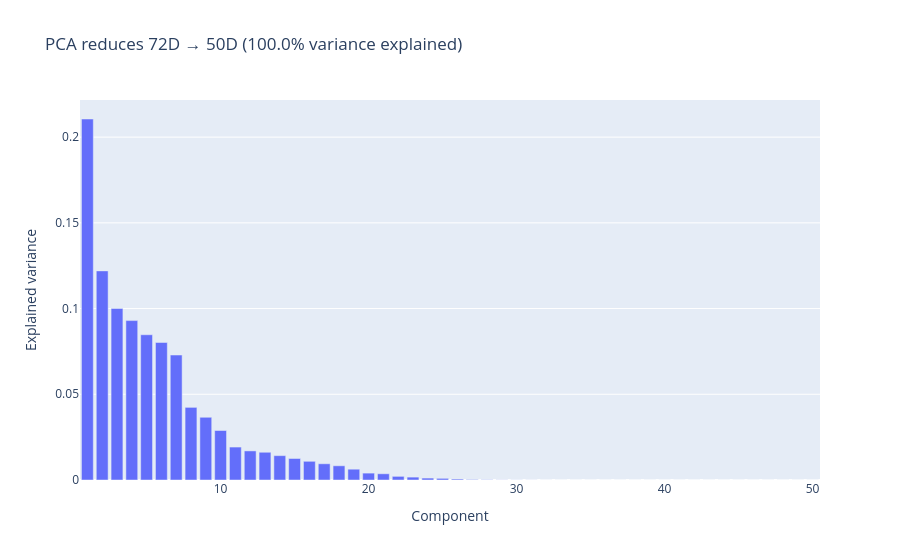

The notebook cell saved with this chart:
### Code cell
pca = kairo.compute_pca(std_features, num_components=50)
pca_plot = kairo.plot_pca_variances(pca)
pca_plot.show()
#pca

### Figure 1 — Plotly figure (JSON) as saved in the notebook; plotly's stock layout.template omitted (floating-point values rounded to 4 significant figures)
{"data": [{"hovertemplate": "Component=%{x}<br>Explained variance=%{y}<extra></extra>", "legendgroup": "", "marker": {"color": "#636efa", "pattern": {"shape": ""}}, "name": "", "orientation": "v", "showlegend": false, "textposition": "auto", "type": "bar", "x": [1, 2, 3, 4, 5, 6, 7, 8, 9, 10, 11, 12, 13, 14, 15, 16, 17, 18, 19, 20, 21, 22, 23, 24, 25, 26, 27, 28, 29, 30, 31, 32, 33, 34, 35, 36, 37, 38, 39, 40, 41, 42, 43, 44, 45, 46, 47, 48, 49, 50], "xaxis": "x", "y": [0.2106, 0.122, 0.1001, 0.09299, 0.08473, 0.08021, 0.0729, 0.04237, 0.03659, 0.02887, 0.01922, 0.01697, 0.01618, 0.0142, 0.01255, 0.01091, 0.009469, 0.008291, 0.006302, 0.004017, 0.00363, 0.002122, 0.001682, 0.00112, 0.0009568, 0.0005525, 0.0002482, 0.0001325, 6.142e-05, 4.296e-05, 2.619e-05, 1.962e-05, 5.018e-13, 8.84e-14, 2.003e-14, 4.33e-15, 2.086e-15, 1.464e-15, 3.573e-16, 1.425e-17, 7.034e-18, 6.073e-18, 5.077e-18, 4.961e-18, 3.165e-18, 1.617e-18, 1.029e-18, 9.053e-19, 6.656e-19, 0.0], "yaxis": "y"}], "layout": {"barmode": "relative", "legend": {"tracegroupgap": 0}, "title": {"text": "PCA reduces 72D → 50D (100.0% variance explained)"}, "xaxis": {"anchor": "y", "domain": [0, 1], "title": {"text": "Component"}}, "yaxis": {"anchor": "x", "domain": [0, 1], "title": {"text": "Explained variance"}}}}
